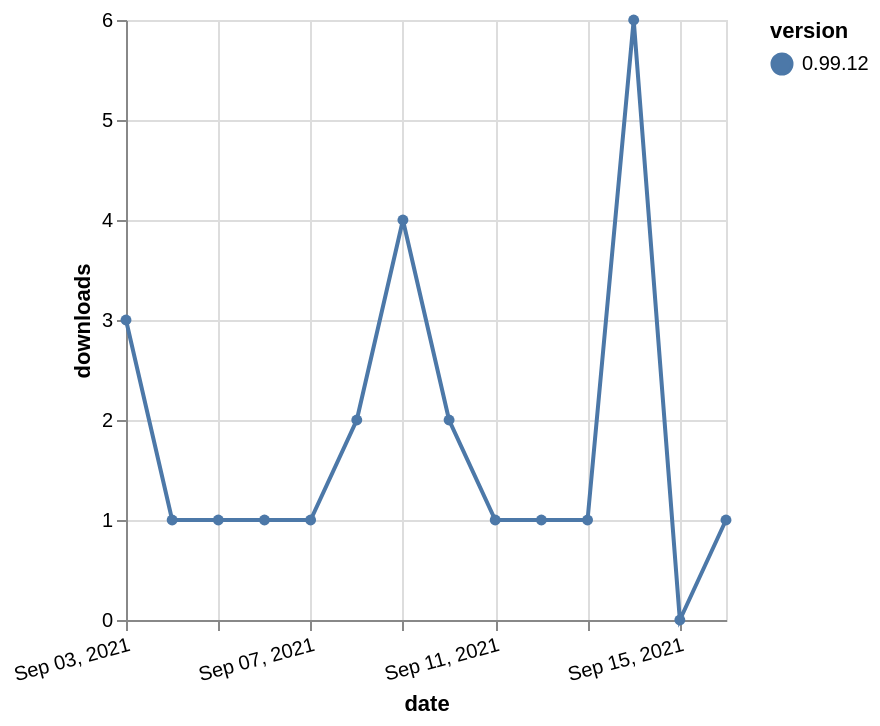

The specification (Vega-Lite) saved for this image:
### Vega-Lite specification from a JSON file in a GitHub repository (floating-point values rounded to 4 significant figures)
{"$schema": "https://vega.github.io/schema/vega-lite/v5.json", "description": "A simple bar chart with embedded data.", "data": {"values": [{"date": "2021-09-03", "total": 641, "delta": 3, "version": "0.99.12"}, {"date": "2021-09-04", "total": 642, "delta": 1, "version": "0.99.12"}, {"date": "2021-09-05", "total": 643, "delta": 1, "version": "0.99.12"}, {"date": "2021-09-06", "total": 644, "delta": 1, "version": "0.99.12"}, {"date": "2021-09-07", "total": 645, "delta": 1, "version": "0.99.12"}, {"date": "2021-09-08", "total": 647, "delta": 2, "version": "0.99.12"}, {"date": "2021-09-09", "total": 651, "delta": 4, "version": "0.99.12"}, {"date": "2021-09-10", "total": 653, "delta": 2, "version": "0.99.12"}, {"date": "2021-09-11", "total": 654, "delta": 1, "version": "0.99.12"}, {"date": "2021-09-12", "total": 655, "delta": 1, "version": "0.99.12"}, {"date": "2021-09-13", "total": 656, "delta": 1, "version": "0.99.12"}, {"date": "2021-09-14", "total": 662, "delta": 6, "version": "0.99.12"}, {"date": "2021-09-15", "total": 662, "delta": 0, "version": "0.99.12"}, {"date": "2021-09-16", "total": 663, "delta": 1, "version": "0.99.12"}]}, "width": "container", "mark": {"type": "line", "point": {"filled": true}}, "encoding": {"x": {"field": "date", "type": "temporal", "timeUnit": "yearmonthdate", "title": "date", "axis": {"labelAngle": -15}}, "y": {"field": "delta", "type": "quantitative", "title": "downloads"}, "color": {"field": "version", "type": "nominal"}, "tooltip": {"field": "delta"}}}
